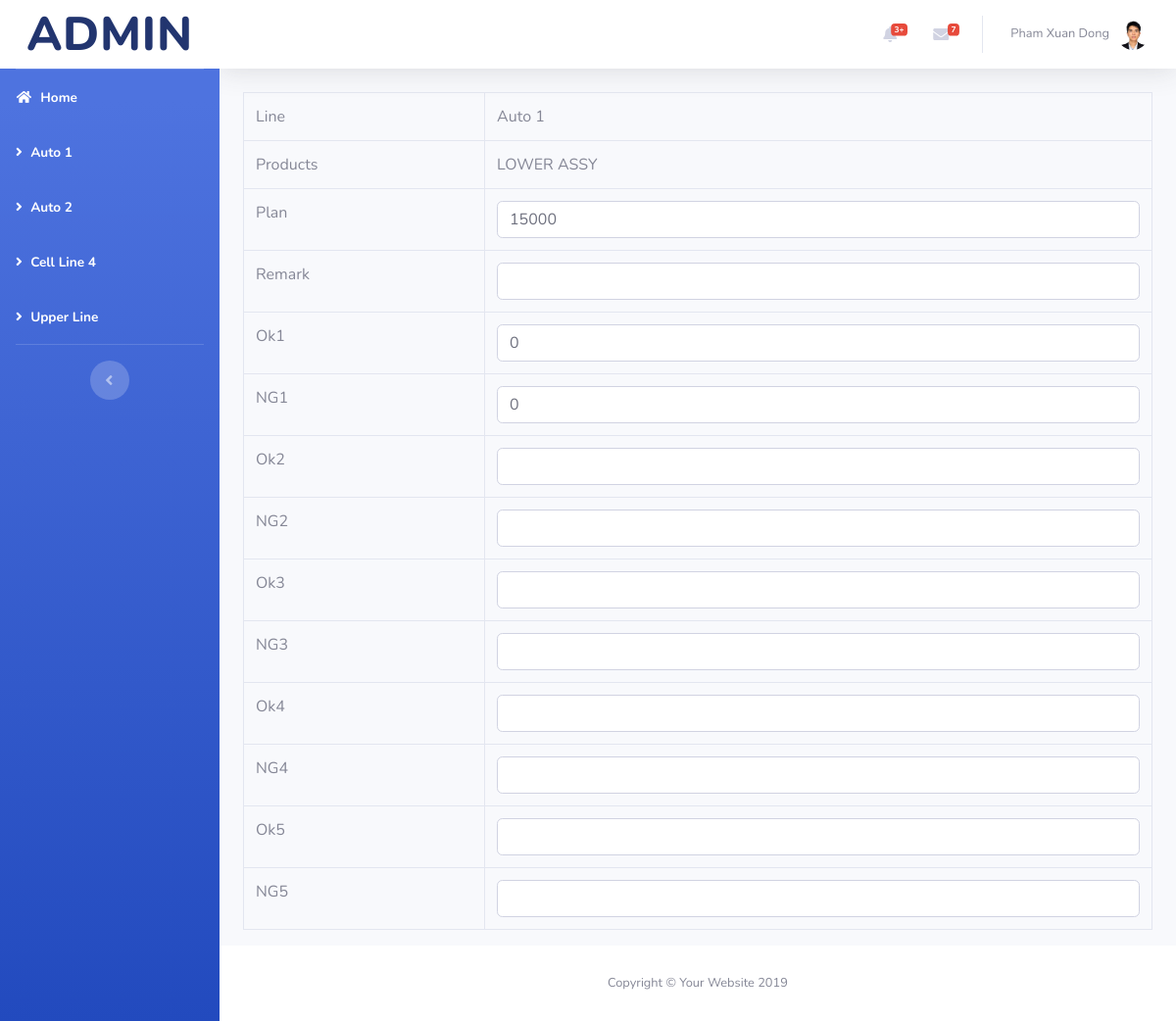
/productivity/index.php, run on the app's committed database.
### tables this page shows
CREATE TABLE `lang` (
  `LangId` int(6) UNSIGNED NOT NULL,
  `LangName` varchar(30) NOT NULL,
  `LangVi` varchar(200) DEFAULT NULL,
  `LangEn` varchar(200) DEFAULT NULL,
  `LangCn` varchar(200) DEFAULT NULL,
  `LangKr` varchar(200) DEFAULT NULL,
  `LangOption` int(1) DEFAULT NULL,
  `LangCreateDate` timestamp NOT NULL DEFAULT current_timestamp(),
  `LangUpdateDate` timestamp NOT NULL DEFAULT current_timestamp() ON UPDATE current_timestamp()
);

CREATE TABLE `line` (
  `LineId` int(6) UNSIGNED NOT NULL,
  `LineName` varchar(30) NOT NULL,
  `LineInformation` varchar(100) NOT NULL,
  `LineDescription` varchar(100) NOT NULL,
  `ProductsId` int(6) DEFAULT NULL,
  `LineOption` int(1) DEFAULT NULL,
  `LineCreateDate` timestamp NOT NULL DEFAULT current_timestamp(),
  `LineUpdateDate` timestamp NOT NULL DEFAULT current_timestamp() ON UPDATE current_timestamp()
);

CREATE TABLE `products` (
  `ProductsId` int(6) UNSIGNED NOT NULL,
  `ProductsName` varchar(100) NOT NULL,
  `ProductsNumber` varchar(30) NOT NULL,
  `ProductsInformation` varchar(100) NOT NULL,
  `ProductsDescription` varchar(100) NOT NULL,
  `ProductsOption` int(1) DEFAULT NULL,
  `ProductsCreateDate` timestamp NOT NULL DEFAULT current_timestamp(),
  `ProductsUpdateDate` timestamp NOT NULL DEFAULT current_timestamp() ON UPDATE current_timestamp()
);

CREATE TABLE `kehoach` (
  `KeHoachId` int(6) UNSIGNED NOT NULL,
  `LineId` int(6) DEFAULT NULL,
  `ProductsId` int(6) DEFAULT NULL,
  `KeHoachQty` int(10) DEFAULT NULL,
  `KeHoachCreateDate` timestamp NOT NULL DEFAULT current_timestamp(),
  `KeHoachUpdateDate` timestamp NOT NULL DEFAULT current_timestamp() ON UPDATE current_timestamp()
);

CREATE TABLE `sanluong` (
  `SanLuongId` int(6) UNSIGNED NOT NULL,
  `LineId` int(6) DEFAULT NULL,
  `ProductsId` int(6) DEFAULT NULL,
  `SanluongQty` int(10) DEFAULT NULL,
  `SanluongType` varchar(10) DEFAULT NULL,
  `SanluongTimes` varchar(10) DEFAULT NULL,
  `SanLuongCreateDate` timestamp NOT NULL DEFAULT current_timestamp(),
  `SanLuongUpdateDate` timestamp NOT NULL DEFAULT current_timestamp() ON UPDATE current_timestamp()
);

### function/db_lib.php (called while the page is built, shortened)
<?php
class db {
	public $dbh;
	public $lang="En";
	function __construct() {
		if($this->dbh = mysqli_connect(_DB_HOST_, _DB_USER_, _DB_PASS_, _DB_name_)) {
		} else {
			exit('Unable to connect to DB');
		}
		mysqli_query($this->dbh, 'SET NAMES utf8');
		mysqli_query($this->dbh, 'SET CHARACTER SET utf8');
		mysqli_query($this->dbh, 'SET character_set_results = utf8,' . 'character_set_client = utf8, character_set_connection = utf8,' . 'character_set_database = utf8, character_set_server = utf8');
	}
		public function fetchOne($query){
			$rs = mysqli_query($this->dbh,$query);
			return mysqli_fetch_assoc($rs);
		}
		public function fetchAll($query){
			$rows = array();
			$rs = mysqli_query($this->dbh,$query);
			while ($row = mysqli_fetch_assoc($rs)){
				$rows[] = $row;
			}
			return $rows;
		}
		public function lang($key,$value=Null) {
			$ngongu = $this->lang;
			if ($value==Null) {
				$value = implode(" ",preg_split('/(?=[A-Z])/', $key, -1, PREG_SPLIT_NO_EMPTY));
			}
			$return = $value;
			$query = "SELECT Lang".$ngongu." FROM " . _DB_PREFIX_ . "lang WHERE LangName='".$key."'" ;
			$rs = mysqli_query($this->dbh,$query);
			$result = $rs->fetch_array();
			if (isset($result['Lang'.$ngongu])) {
				$return =  $result['Lang'.$ngongu];
			}else{
				$sql = "INSERT INTO Lang(`LangName`,`LangVi`,`LangEn`,`LangCn`,`LangKr`,`LangOption`)
				VALUES('".$key."','".$value."','".$value."','".$value."','".$value."',1)";
				$result = mysqli_query( $this->dbh, $sql );
			}
			return $return;
		}
		public function getqty($type,$lineid,$times){
			$sql = "Select * from sanluong where SanLuongType='".$type."' AND date(SanLuongCreateDate)='".date('Y-m-d')."'AND LineId=".$lineid." AND SanLuongTimes=".$times;
			$rs = mysqli_query($this->dbh,$sql);
			$result = $rs->fetch_array();
			if (isset($result)) {
				return $result['SanluongQty'];
			}else{
				return "";
			}
		}
		public function getplan($lineid){
			$sql = "Select * from kehoach where date(KeHoachCreateDate)='".date('Y-m-d')."'AND LineId=".$lineid;
			$rs = mysqli_query($this->dbh,$sql);
			$result = $rs->fetch_array();
			if (isset($result)) {
				return $result['KeHoachQty'];
			}else{
				return "";
			}
		}
		public function getremark($lineid){
			$sql = "Select * from remark where date(RemarkCreateDate)='".date('Y-m-d')."'AND LineId=".$lineid;
			$rs = mysqli_query($this->dbh,$sql);
			$result = $rs->fetch_array();
			if (isset($result)) {
				return $result['RemarkContent'];
			}else{
				return "";
			}
		}
}
?>

### productivity/index.php (the view, shortened to what this page needs)
<?php
require('../function/db_lib.php');
$page = 'system';
require('../views/template-header.php');
$oDB = new db();
$lineid = (isset($_GET['line'])) ? safe($_GET['line']) : '1' ;
?>
<body id="page-top">
  <div id="wrapper">
  <?php require('sidebar.php') ?>
    <div id="content-wrapper" class="d-flex flex-column">
      <div id="content">
        <?php require('navbar.php') ?>
        <div class="container-fluid">
        <?php
        $sql = "select line.LineId,line.LineName,products.ProductsID,products.ProductsName
        from line inner join `products` on line.ProductsId = products.ProductsId
        Where line.LineId=".$lineid;
        $list = $oDB -> fetchOne($sql);
        ?>
        <table class='table table-bordered' id='dataTable' width='100%' cellspacing='0'>
            <tr><td>Line</td><td><?php echo $list['LineName'] ?></td></tr>
            <tr><td>Products</td><td><?php echo $list['ProductsName'] ?></td></tr>
            <tr><td>Plan</td><td><input type="number" value="<?php echo $oDB->getplan($list['LineId']) ?>" class='form-control' name="plan_<?php echo $list['LineId']?>"></td></tr>
            <tr><td>Remark</td><td><input type="text" value="<?php echo $oDB->getremark($list['LineId']) ?>" class='form-control' name="remark_<?php echo $list['LineId']?>"></td></tr>
            <?php
            for ($i=1; $i < 6; $i++) {
            ?>
            <tr><td>Ok<?php echo $i?></td><td><input type="number" value="<?php echo $oDB->getqty('OK',$list['LineId'],$i) ?>" class='form-control' name="ok_<?php echo $list['LineId']?>_<?php echo $i?>"></td></tr>
            <tr><td>NG<?php echo $i?></td><td><input type="number" value="<?php echo $oDB->getqty('NG',$list['LineId'],$i) ?>" class='form-control' name="ng_<?php echo $list['LineId']?>_<?php echo $i?>"></td></tr>
            <?php
            }
            ?>
        </table>
        </div>
      </div>
      <footer class="sticky-footer bg-white">
        <div class="container my-auto">
          <div class="copyright text-center my-auto">
            <span>Copyright &copy; Your Website 2019</span>
          </div>
        </div>
      </footer>
    </div>
  </div>
</body>
</html>

### productivity/sidebar.php
    <ul class="navbar-nav bg-gradient-primary sidebar sidebar-dark accordion" id="accordionSidebar">
      <a class="sidebar-brand d-flex align-items-center justify-content-center" href="../home/" Style='background-color:white;'>
        <div class="sidebar-brand-text mx-3" Style='Color:#22356f;font-size: 3em'>Admin</div>
      </a>
      <hr class="sidebar-divider my-0">
      <li class="nav-item active">
        <a class="nav-link" href="../<?php echo $page ?>">
          <i class="fas fa-fw fa-home"></i>
          <span><?php echo $oDB->lang("Home") ?></span></a>
      </li>
<?php
$sql = "select line.LineId,line.LineName from line ";
$list = $oDB -> fetchAll($sql);
foreach ($list as $key => $value) {
  ?>
      <li class="nav-item active">
        <a class="nav-link" href="?line=<?php echo $value['LineId'] ?>">
          <i class="fas fa-angle-right"></i>
          <span><?php echo $value['LineName'] ?></span></a>
      </li>
  <?php
}
?>
      <hr class="sidebar-divider d-none d-md-block">
      <div class="text-center d-none d-md-inline">
        <button class="rounded-circle border-0" id="sidebarToggle"></button>
      </div>
    </ul>

### data on the page
lang: LangEn "Home"
line: LineName "Auto 1", ProductsId.ProductsName "LOWER ASSY", LineId.KeHoachQty "15000", LineId.SanluongQty "0"
line: LineName "Auto 2"
line: LineName "Cell Line 4"
line: LineName "Upper Line"
